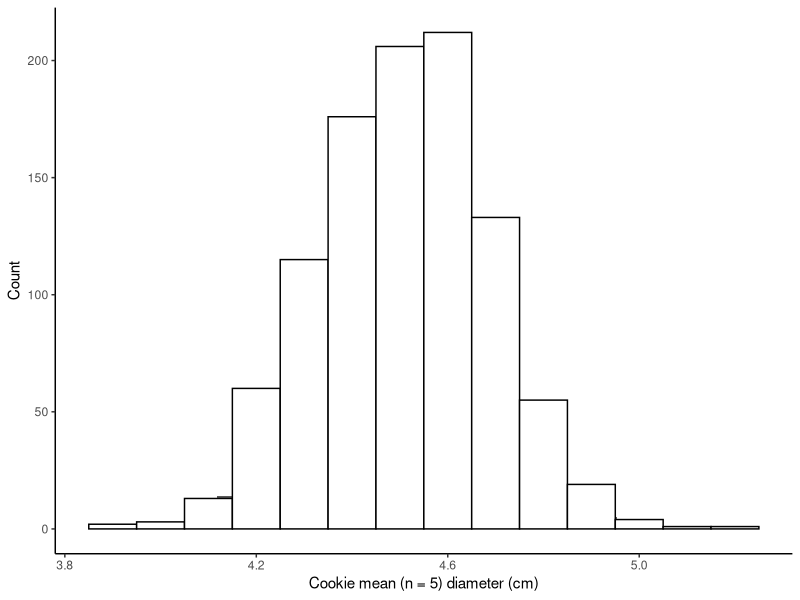

Write R code to recreate this figure.

# Cookies diameter null distribution -------------------------------------------------------

set.seed(5)

# Packages
library(ggplot2)

# Diameter data (mean = 4.5 and sd = 0.4)
diameter <- rnorm(1000, mean = 4.5, sd = 0.4)

# Means of samples of size 5
n_samples <- 1000

means_n5 <- vector("numeric", length = n_samples)
for (i in 1:n_samples) {
  means_n5[i] <- mean(sample(diameter, 5))
}

# Histogram
hist_null <- ggplot(data = data.frame(mean = means_n5), aes(mean)) +
  geom_histogram() +
  geom_histogram(color = "black", fill = "white", binwidth = 0.1) +
  xlab("Cookie mean (n = 5) diameter (cm)") +
  ylab("Count") +
  theme_classic() 

# Save histogram
ggsave(filename = "graphs/hist_null_cookies.jpg", plot = hist_null)